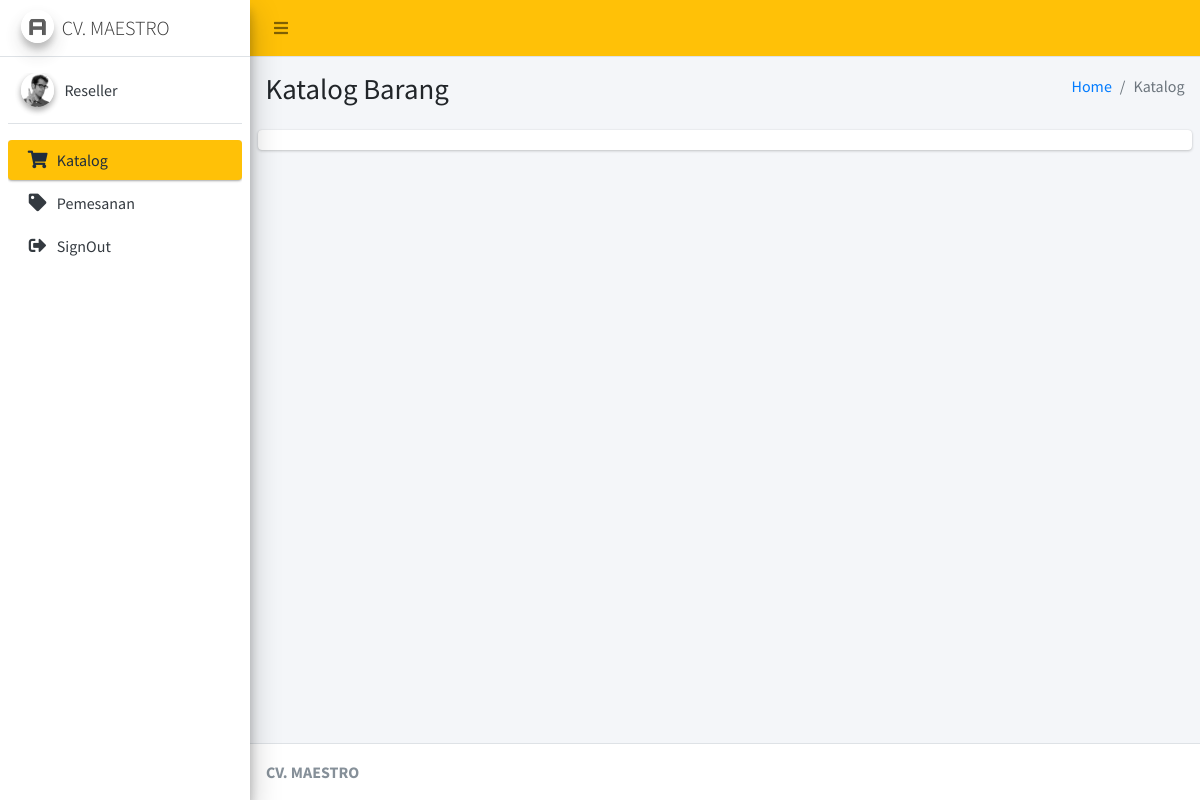
The page /Reseller/cKatalog (signed in) on the database as committed earlier.
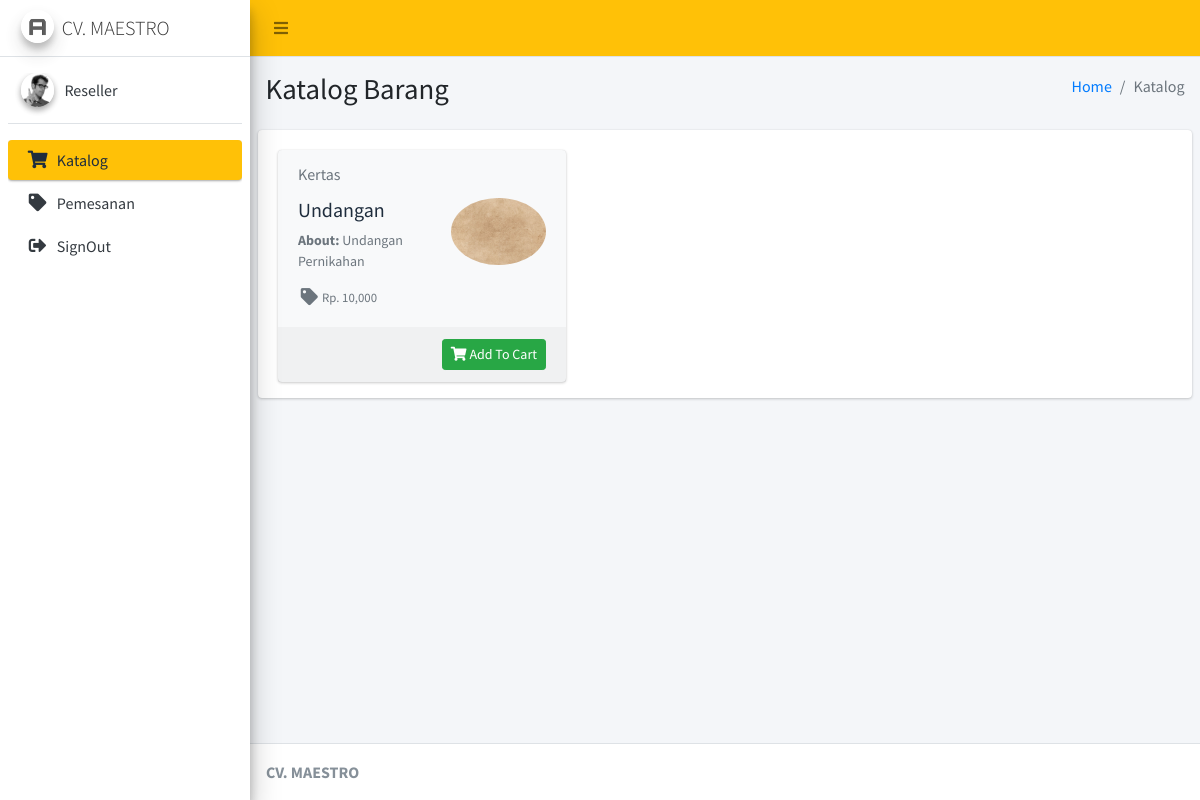
The same page on the database as committed later.
### tables this page shows
CREATE TABLE `jenis_barang` (
  `id_jenis` int(11) NOT NULL,
  `id_kategori` int(11) NOT NULL,
  `id_supplier` int(11) NOT NULL,
  `nama_barang` varchar(125) NOT NULL,
  `deskripsi` text NOT NULL,
  `harga_supplier` varchar(20) DEFAULT NULL,
  `stok_supplier` int(11) DEFAULT NULL,
  `harga_gudang` varchar(20) DEFAULT NULL,
  `stok_gudang` int(11) DEFAULT NULL,
  `stok_minimal` int(11) NOT NULL,
  `gambar` text NOT NULL,
  `type` int(11) NOT NULL
);

CREATE TABLE `kategori_barang` (
  `id_kategori` int(11) NOT NULL,
  `nama_kategori` varchar(125) NOT NULL
);

### application/controllers/Reseller/cKatalog.php (called while the page is built, shortened)
<?php
class cKatalog extends CI_Controller
{
	public function __construct()
	{
		$this->load->model('mKatalog');
	}
	public function index()
	{
		$data = array(
			'katalog' => $this->mKatalog->katalog_produk()
		);
		$this->load->view('Reseller/Layout/head');
		$this->load->view('Reseller/Layout/aside');
		$this->load->view('Reseller/vKatalog', $data);
		$this->load->view('Reseller/Layout/footer');
	}
}

### index.php (called while the page is built, shortened)
<?php
require_once BASEPATH.'core/CodeIgniter.php';

### application/models/mKatalog.php (called while the page is built, shortened)
<?php
class mKatalog extends CI_Model
{
	public function katalog_produk()
	{
		$this->db->select('*');
		$this->db->from('jenis_barang');
		$this->db->join('kategori_barang', 'jenis_barang.id_kategori = kategori_barang.id_kategori', 'left');
		$this->db->where('type=1');
		return $this->db->get()->result();
	}
}

### application/views/Reseller/vKatalog.php (the view, shortened to what this page needs)
<div class="content-wrapper">
	<section class="content-header">
		<div class="container-fluid">
			<div class="row mb-2">
				<div class="col-sm-6">
					<h1>Katalog Barang</h1>
				</div>
				<div class="col-sm-6">
					<ol class="breadcrumb float-sm-right">
						<li class="breadcrumb-item"><a href="#">Home</a></li>
						<li class="breadcrumb-item active">Katalog</li>
					</ol>
				</div>
			</div>
		</div>
	</section>
	<section class="content">
		<div class="card card-solid">
			<div class="card-body pb-0">
				<div class="row d-flex align-items-stretch">
					<?php
					foreach ($katalog as $key => $value) {
					?>
						<div class="col-12 col-sm-6 col-md-4 d-flex align-items-stretch">
							<div class="card bg-light">
								<div class="card-header text-muted border-bottom-0">
									<?= $value->nama_kategori ?>
								</div>
								<div class="card-body pt-0">
									<div class="row">
										<div class="col-7">
											<h2 class="lead"><b><?= $value->nama_barang ?></b></h2>
											<p class="text-muted text-sm"><b>About: </b> <?= $value->deskripsi ?> </p>
											<ul class="ml-4 mb-0 fa-ul text-muted">
												<li class="small"><span class="fa-li"><i class="fas fa-lg fa-tag"></i></span> Rp. <?= number_format($value->harga_gudang) ?></li>
											</ul>
										</div>
										<div class="col-5 text-center">
											<img src="<?= base_url('asset/foto-produk/' . $value->gambar) ?>" alt="" class="img-circle img-fluid">
										</div>
									</div>
								</div>
								<div class="card-footer">
									<div class="text-right">
										<a href="<?= base_url('Reseller/cKatalog/add_to_cart/' . $value->id_jenis) ?>" class="btn btn-sm btn-success">
											<i class="fas fa-shopping-cart"></i> Add To Cart
										</a>
									</div>
								</div>
							</div>
						</div>
					<?php
					}
					?>
				</div>
			</div>
		</div>
	</section>
</div>

Rows that differ between the two databases and show on the page:
added jenis_barang: id_kategori.nama_kategori "Kertas", nama_barang "Undangan", deskripsi "Undangan Pernikahan", harga_gudang "10,000", gambar (picture)
